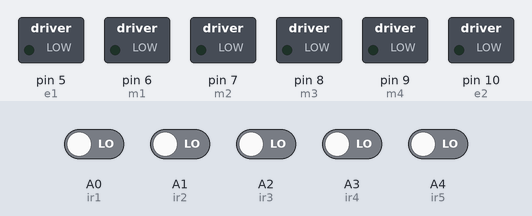
The sketch below on a simulated Arduino Uno, built with avr-gcc and run on an emulated ATmega328P. On the bench: switched loads named in the sketch (green lamp = pin HIGH). The inputs (shaded band) are chosen by the test bench; at power-on: A0 (ir1), A1 (ir2), A2 (ir3), A3 (ir4), A4 (ir5) LOW.

Above: at 1.2 s.
1.3 s: A0 (ir1) driven HIGH and A1 (ir2) driven HIGH
At 1.7 s:
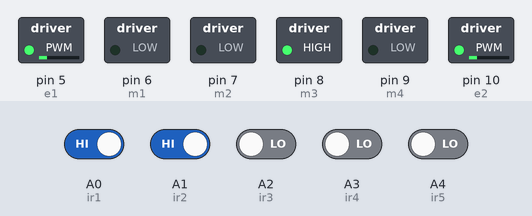
2.8 s: A2 (ir3) driven HIGH and A3 (ir4) driven HIGH
At 4.1 s:
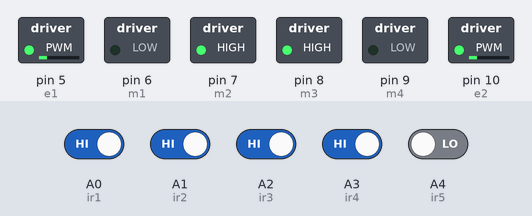
Timing chart, 0 to 5.8 s (numbered marks = the images above; inputs shaded):
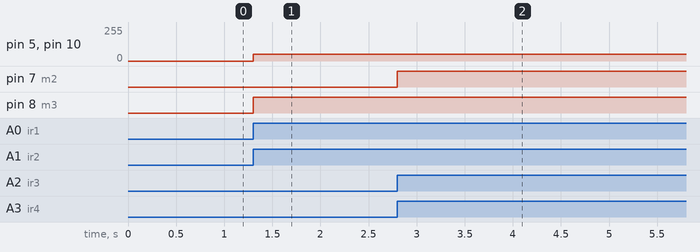

Measured:
- after the input at 1.3 s, pin 5 (e1), pin 10 (e2): 0/255 → 50/255 at once; pin 8 (m3): LOW → HIGH at once
- after the input at 2.8 s, pin 7 (m2): LOW → HIGH at once

The sketch:

Linefollowing_5arrayIR.ino
```cpp
//**********Line Following Robot using Arduino UNO**********//
//**********Using 5 Channel IR Sensor**********************//

#include <Arduino.h>

#define e1 5  //Right Motor Enable Pin EA
#define m1 6  //Right Motor MA1
#define m2 7  //Right Motor MA2
#define m3 8  //Left Motor MB1
#define m4 9  //Left Motor MB2
#define e2 10 //Left Motor Enable Pin EB

//**********5 Channel IR Sensor Connection**********//
#define ir1 A0 // Left Most IR Sensor
#define ir2 A1 // Left IR Sensor
#define ir3 A2 // Middle IR Sensor
#define ir4 A3 // Right IR Sensor
#define ir5 A4 // Right Most IR Sensor
//*************************************************//

void setup() {
  pinMode(m1, OUTPUT);
  pinMode(m2, OUTPUT);
  pinMode(m3, OUTPUT);
  pinMode(m4, OUTPUT);
  pinMode(e1, OUTPUT);
  pinMode(e2, OUTPUT);
  pinMode(ir1, INPUT);
  pinMode(ir2, INPUT);
  pinMode(ir3, INPUT);
  pinMode(ir4, INPUT);
  pinMode(ir5, INPUT);
}

void loop() {
  //Reading Sensor Values
  int s1 = digitalRead(ir1);
  int s2 = digitalRead(ir2);
  int s3 = digitalRead(ir3);
  int s4 = digitalRead(ir4);
  int s5 = digitalRead(ir5);

  //if only middle sensor detects black line
  if((s1 == 1) && (s2 == 1) && (s3 == 0) && (s4 == 1) && (s5 == 1))
  {
    //going forward with full speed
    analogWrite(e1, 50); //you can adjust the speed of the motors from 0-255
    analogWrite(e2, 50); //you can adjust the speed of the motors from 0-255
    digitalWrite(m1, HIGH);
    digitalWrite(m2, LOW);
    digitalWrite(m3, HIGH);
    digitalWrite(m4, LOW);
  }

  //if only left sensor detects black line
  if((s1 == 1) && (s2 == 0) && (s3 == 1) && (s4 == 1) && (s5 == 1))
  {
    //going right with full speed
    analogWrite(e1, 50); //you can adjust the speed of the motors from 0-255
    analogWrite(e2, 50); //you can adjust the speed of the motors from 0-255
    digitalWrite(m1, HIGH);
    digitalWrite(m2, LOW);
    digitalWrite(m3, LOW);
    digitalWrite(m4, LOW);
  }

  //if only left most sensor detects black line
  if((s1 == 0) && (s2 == 1) && (s3 == 1) && (s4 == 1) && (s5 == 1))
  {
    //going right with full speed
    analogWrite(e1, 50); //you can adjust the speed of the motors from 0-255
    analogWrite(e2, 50); //you can adjust the speed of the motors from 0-255
    digitalWrite(m1, HIGH);
    digitalWrite(m2, LOW);
    digitalWrite(m3, LOW);
    digitalWrite(m4, HIGH);
  }

  //if only right sensor detects black line
  if((s1 == 1) && (s2 == 1) && (s3 == 1) && (s4 == 0) && (s5 == 1))
  {
    //going left with full speed
    analogWrite(e1, 50); //you can adjust the speed of the motors from 0-255
    analogWrite(e2, 50); //you can adjust the speed of the motors from 0-255
    digitalWrite(m1, LOW);
    digitalWrite(m2, LOW);
    digitalWrite(m3, HIGH);
    digitalWrite(m4, LOW);
  }

  //if only right most sensor detects black line
  if((s1 == 1) && (s2 == 1) && (s3 == 1) && (s4 == 1) && (s5 == 0))
  {
    //going left with full speed
    analogWrite(e1, 50); //you can adjust the speed of the motors from 0-255
    analogWrite(e2, 50); //you can adjust the speed of the motors from 0-255
    digitalWrite(m1, LOW);
    digitalWrite(m2, HIGH);
    digitalWrite(m3, HIGH);
    digitalWrite(m4, LOW);
  }

  //if middle and right sensor detects black line
  if((s1 == 1) && (s2 == 1) && (s3 == 0) && (s4 == 0) && (s5 == 1))
  {
    //going left with full speed
    analogWrite(e1, 50); //you can adjust the speed of the motors from 0-255
    analogWrite(e2, 50); //you can adjust the speed of the motors from 0-255
    digitalWrite(m1, LOW);
    digitalWrite(m2, LOW);
    digitalWrite(m3, HIGH);
    digitalWrite(m4, LOW);
  }

  //if middle and left sensor detects black line
  if((s1 == 1) && (s2 == 0) && (s3 == 0) && (s4 == 1) && (s5 == 1))
  {
    //going right with full speed
    analogWrite(e1, 50); //you can adjust the speed of the motors from 0-255
    analogWrite(e2, 50); //you can adjust the speed of the motors from 0-255
    digitalWrite(m1, HIGH);
    digitalWrite(m2, LOW);
    digitalWrite(m3, LOW);
    digitalWrite(m4, LOW);
  }

  //if middle, left and left most sensor detects black line
  if((s1 == 0) && (s2 == 0) && (s3 == 0) && (s4 == 1) && (s5 == 1))
  {
    //going right with full speed
    analogWrite(e1, 50); //you can adjust the speed of the motors from 0-255
    analogWrite(e2, 50); //you can adjust the speed of the motors from 0-255
    digitalWrite(m1, HIGH);
    digitalWrite(m2, LOW);
    digitalWrite(m3, LOW);
    digitalWrite(m4, LOW);
  }

  //if middle, right and right most sensor detects black line
  if((s1 == 1) && (s2 == 1) && (s3 == 0) && (s4 == 0) && (s5 == 0))
  {
    //going left with full speed
    analogWrite(e1, 50); //you can adjust the speed of the motors from 0-255
    analogWrite(e2, 50); //you can adjust the speed of the motors from 0-255
    digitalWrite(m1, LOW);
    digitalWrite(m2, LOW);
    digitalWrite(m3, HIGH);
    digitalWrite(m4, LOW);
  }

  //if all sensors are on a black line
  if((s1 == 0) && (s2 == 0) && (s3 == 0) && (s4 == 0) && (s5 == 0))
  {
    //stop
    digitalWrite(m1, LOW);
    digitalWrite(m2, LOW);
    digitalWrite(m3, LOW);
    digitalWrite(m4, LOW);
  }
}
```
